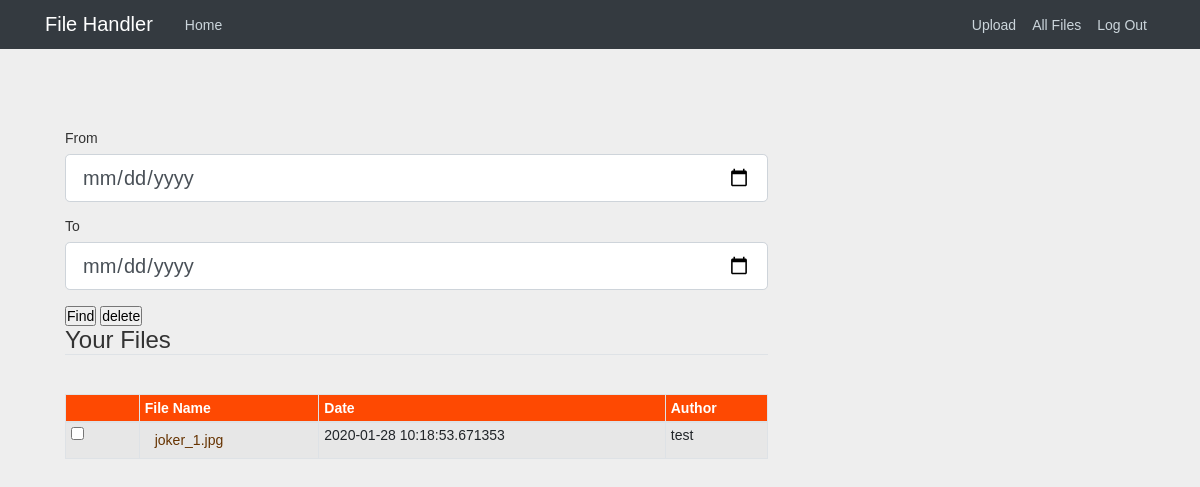
Screenshot of /yourfiles (signed in) with the database file from the repository.
### files_all/models.py (models this page shows, shortened)
class FileContents(db.Model):
    id = db.Column(db.Integer, primary_key=True, unique=True)
    file_name = db.Column(db.String(300))
    user_id = db.Column(db.Integer, db.ForeignKey('user.id'), nullable=False)
    uploaded_on = db.Column(db.DateTime, nullable=False, default=datetime.utcnow)

class User(db.Model, UserMixin):
    id = db.Column(db.Integer, primary_key=True)
    username = db.Column(db.String(20), nullable=False, unique=True)
    email = db.Column(db.String(40), nullable=False, unique=True)
    password = db.Column(db.String(40), nullable=False)
    files = db.relationship('FileContents', backref='author', lazy=True)

### files_all/users/routes.py (the view, shortened to what this page needs)
@users.route("/yourfiles", methods=['GET', 'POST'])
@login_required
def viewyourfiles():
    yourfiles = FileContents.query.filter_by(author=current_user).all()
    if len(yourfiles) != 0:
        form = ViewFileForm()
        delete = request.form.get("delete")
        return render_template("yourfiles.html", form=form, files=yourfiles, yourFile=True)
    else:
        flash('You dont have any files to display', 'warning')
        return redirect(url_for('users.viewfiles'))

### files_all/users/forms.py (shortened to what this page needs)
class ViewFileForm(FlaskForm):
    check_box = SelectField(label="Select")
    start_date = DateField(label='From', format="%Y-%m-%d")
    end_date = DateField(label='To', format="%Y-%m-%d")
    submit = SubmitField(label='Find')
    delete = SubmitField(label="Delete")

### files_all/models.py (called while the page is built)
@login_manager.user_loader
def load_user(user_id):
    return User.query.get(int(user_id))

### files_all/templates/yourfiles.html (shortened to what this page needs)
{% extends "layout.html" %}
    {% block content %}
        <form method="post" action="" enctype="multipart/form-data">
                <div class="form-group">
                    {{ form.start_date.label(class="form-control-label") }}
                        {% if form.start_date.errors %}
                            {{ form.start_date(class = "form-control form-control-lg is-invalid")}}
                            <div class="invalid-feedback">
                            {% for error in form.start_date.errors %}
                                <span>{{ error }}</span>
                            {% endfor %}
                        </div>
                    {% else %}
                        {{ form.start_date(class="form-control form-control-lg") }}
                    {% endif %}
                </div>
                <div class="form-group">
                    {{ form.end_date.label(class="form-control-label") }}
                    {% if form.end_date.errors %}
                        {{ form.end_date(class = "form-control form-control-lg is-invalid")}}
                        <div class="invalid-feedback">
                            {% for error in form.end_date.errors %}
                                <span>
                                    {{ error }}
                                </span>
                            {% endfor %}
                        </div>
                    {% else %}
                        {{ form.end_date(class="form-control form-control-lg") }}
                    {% endif %}
                </div>
            <div>
                {{ form.submit }}
                <input type="submit" name="delete" value="delete"/>
            </div>
            <fieldset class="form-group">
                <legend class="border-bottom mb-4">Your Files</legend>
                    <table class="table table-striped table-bordered table-sm" cellspacing="0" width="100%">
                        <thead>
                            <tr>
                                <th></th>
                                <th>File Name</th>
                                <th>Date</th>
                                <th>Author</th>
                            </tr>
                        </thead>
                        <tbody>
                            {% for file in files %}
                            <tr>
                                <td><input type="checkbox" name="check" value="{{ file.file_name }}"/></td>
                                <td><a href="{{url_for('static' , filename='files/' + file.file_name)}}" download>{{ file.file_name}}</a></td>
                                <td>{{ file.uploaded_on}}</td>
                                <td>{{ file.author.username }}</td>
                            </tr>
                            {% endfor %}
                        </tbody>
                    </table>
            </fieldset>
        </form>
    {% endblock content %}

### files_all/static/main.css (style rules this page uses)
body { background: #fafafa; color: #333333; margin-top: 5rem; }
* { padding:0; margin:0; }
body { color: #333; font: 14px Sans-Serif; padding: 50px; background: #eee; }
table { background-color: #F3F3F3; border-collapse: collapse; width: 100%; margin: 15px 0; }
th { background-color: #FE4902; color: #FFF; cursor: pointer; padding: 5px 10px; }
td, th { text-align: left; }
a { text-decoration: none; }
td a { color: #663300; display: block; padding: 5px 10px; }
th:first-of-type { padding-left: 35px; }
td:not(:first-of-type) a { background-image: none !important; }
tr:nth-of-type(odd) { background-color: #E6E6E6; }

### rows the page displays
FileContents: file_name "joker_1.jpg", uploaded_on "2020-01-28 10:18:53.671353", author.username "test"
